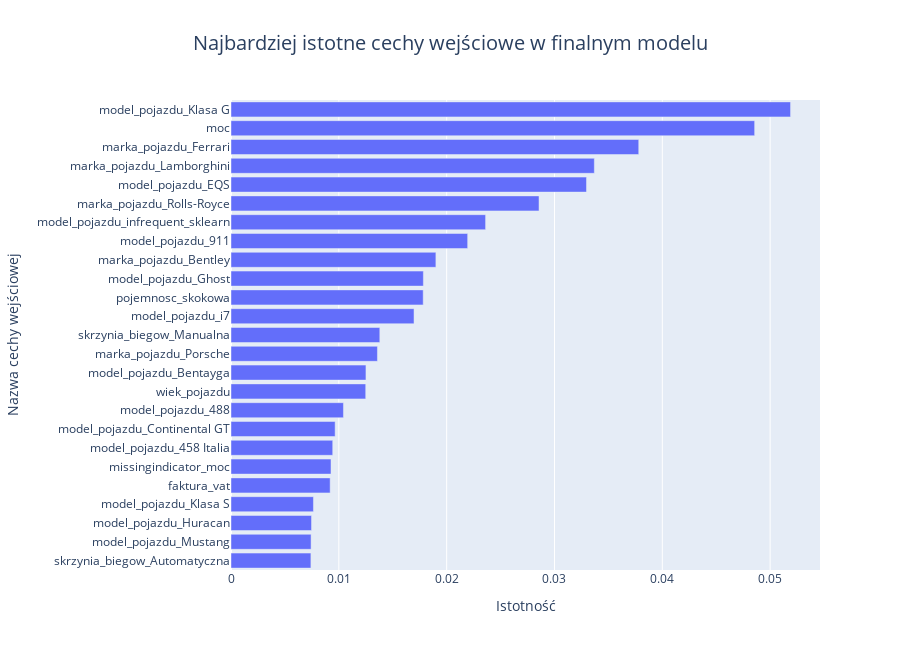

This figure's notebook cell:
### Markdown cell above
Feature importances

### Code cell
top_25_feature_idx = model_improved.feature_importances_.argsort()[-25:]
feature_importances = model_improved.feature_importances_[top_25_feature_idx]
feature_names = X_train.columns[top_25_feature_idx]

title = f'<span style="font-size: 20px;">Najbardziej istotne cechy wejściowe w finalnym modelu</span>'

fig = px.bar(y=feature_names, x=feature_importances, orientation='h', height=650,
             labels={'y': 'Nazwa cechy wejściowej', 'x': 'Istotność'})
fig.update_layout(
    title={'text': title, 'x': 0.5},
    margin={'t': 100}
)
fig.show()

### Figure 1 — Plotly figure (JSON) as saved in the notebook; plotly's stock layout.template omitted (floating-point values rounded to 4 significant figures)
{"data": [{"alignmentgroup": "True", "hovertemplate": "Istotność=%{x}<br>Nazwa cechy wejściowej=%{y}<extra></extra>", "legendgroup": "", "marker": {"color": "#636efa", "pattern": {"shape": ""}}, "name": "", "offsetgroup": "", "orientation": "h", "showlegend": false, "textposition": "auto", "type": "bar", "x": [0.00741, 0.007427, 0.007469, 0.007645, 0.009196, 0.009275, 0.009435, 0.009658, 0.01043, 0.01249, 0.01252, 0.01358, 0.0138, 0.01697, 0.01782, 0.01784, 0.019, 0.02195, 0.02361, 0.02857, 0.03297, 0.0337, 0.03781, 0.04856, 0.05189], "xaxis": "x", "y": ["skrzynia_biegow_Automatyczna", "model_pojazdu_Mustang", "model_pojazdu_Huracan", "model_pojazdu_Klasa S", "faktura_vat", "missingindicator_moc", "model_pojazdu_458 Italia", "model_pojazdu_Continental GT", "model_pojazdu_488", "wiek_pojazdu", "model_pojazdu_Bentayga", "marka_pojazdu_Porsche", "skrzynia_biegow_Manualna", "model_pojazdu_i7", "pojemnosc_skokowa", "model_pojazdu_Ghost", "marka_pojazdu_Bentley", "model_pojazdu_911", "model_pojazdu_infrequent_sklearn", "marka_pojazdu_Rolls-Royce", "model_pojazdu_EQS", "marka_pojazdu_Lamborghini", "marka_pojazdu_Ferrari", "moc", "model_pojazdu_Klasa G"], "yaxis": "y"}], "layout": {"barmode": "relative", "height": 650, "legend": {"tracegroupgap": 0}, "margin": {"t": 100}, "title": {"text": "<span style=\"font-size: 20px;\">Najbardziej istotne cechy wejściowe w finalnym modelu</span>", "x": 0.5}, "xaxis": {"anchor": "y", "domain": [0, 1], "title": {"text": "Istotność"}}, "yaxis": {"anchor": "x", "domain": [0, 1], "title": {"text": "Nazwa cechy wejściowej"}}}}
